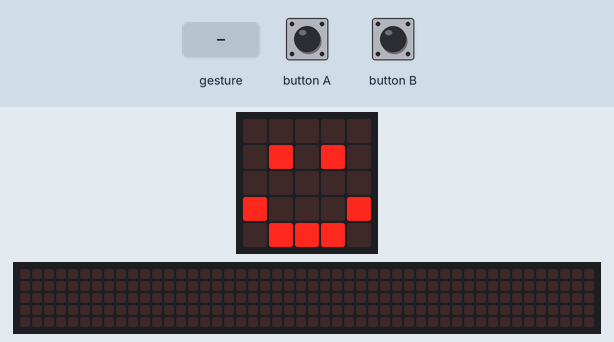
The program below on a simulated BBC micro:bit (MakeCode). Parts: the board's 5×5 LED display, a strip that is not on the board, showing the scrolling text unrolled. The test bench sets the inputs (shaded band). Random numbers come from a fixed seed; a tilt is held for 1.5 s and a shake lasts 1 s, then the board lies face up again; the 48×5 strip is a reading aid, not a part: it shows the text the display is scrolling, unrolled, one strip-width of it at a time.

Above: at 1.8 s.
1.9 s: button A pressed for 0.15 s
At 2.12 s:
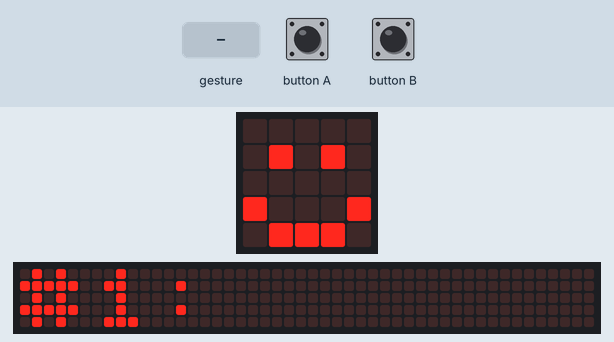
At 5.4 s:
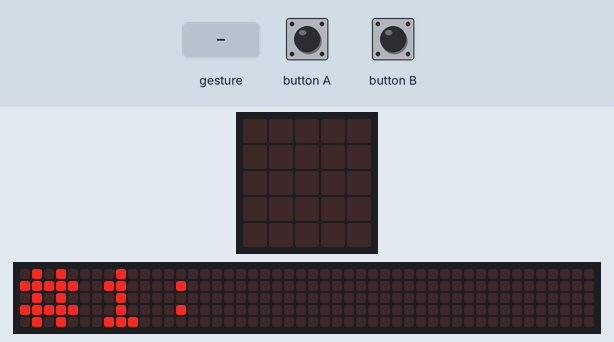
5.6 s: gesture 'shake'
At 11.8 s:
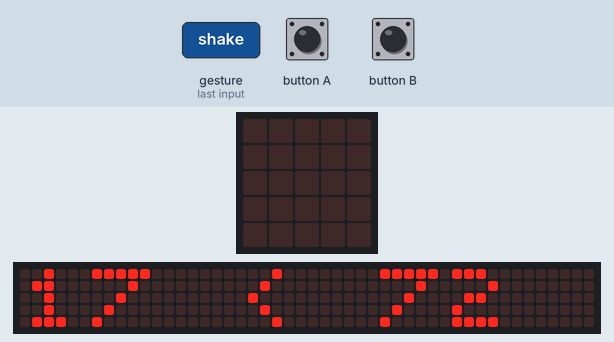

The program:

main.ts
```typescript
// (licence header left out)
basic.showIcon(IconNames.Happy)

let firstNumber = randint(0,99)
let secondNumber = randint(0, 99)

input.onButtonPressed(Button.A, function () {
    basic.showString("#1:");
    basic.showNumber(firstNumber)
    basic.showIcon(IconNames.Happy)
})

input.onButtonPressed(Button.B, function () {
    basic.showString("#2:");
    basic.showNumber(secondNumber);
    basic.showIcon(IconNames.Happy)
})

input.onGesture(Gesture.Shake, function () {
    if (firstNumber < secondNumber) {
        basic.showString(firstNumber + " < " + secondNumber);
        basic.showIcon(IconNames.Happy)
    } else {
        basic.showString(firstNumber + " > " + secondNumber);
        basic.showIcon(IconNames.Sad)
    }
    basic.showIcon(IconNames.Happy)
})
```

Measured:
- after the input at 1.9 s, the display: changes after 0.15 s (image 1)
- what the display in image 3 shows lasts 0.6 s, from 11.4 s to 12.0 s
